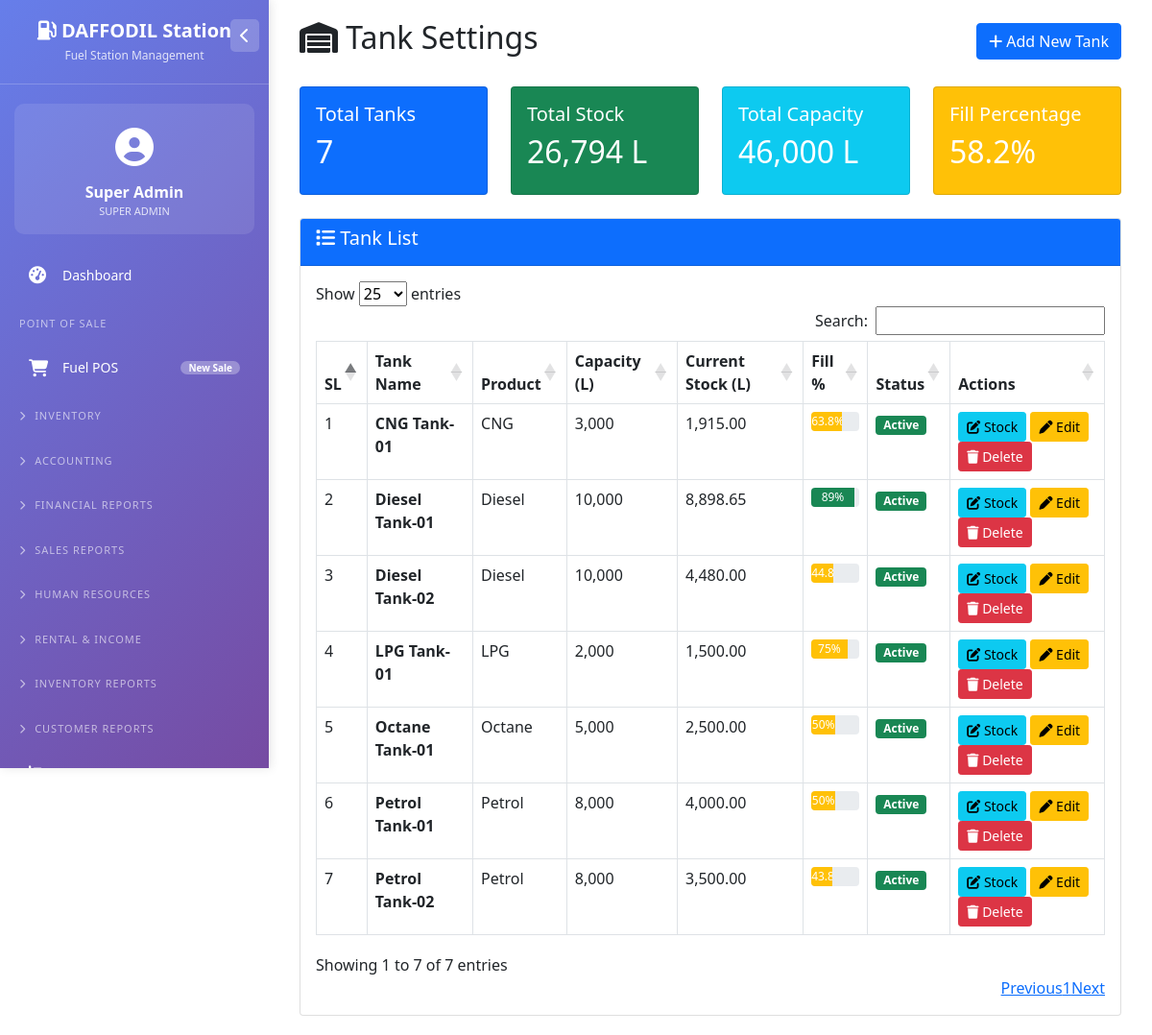
/tank_settings.php (signed in), run on an earlier commit of the app's database.
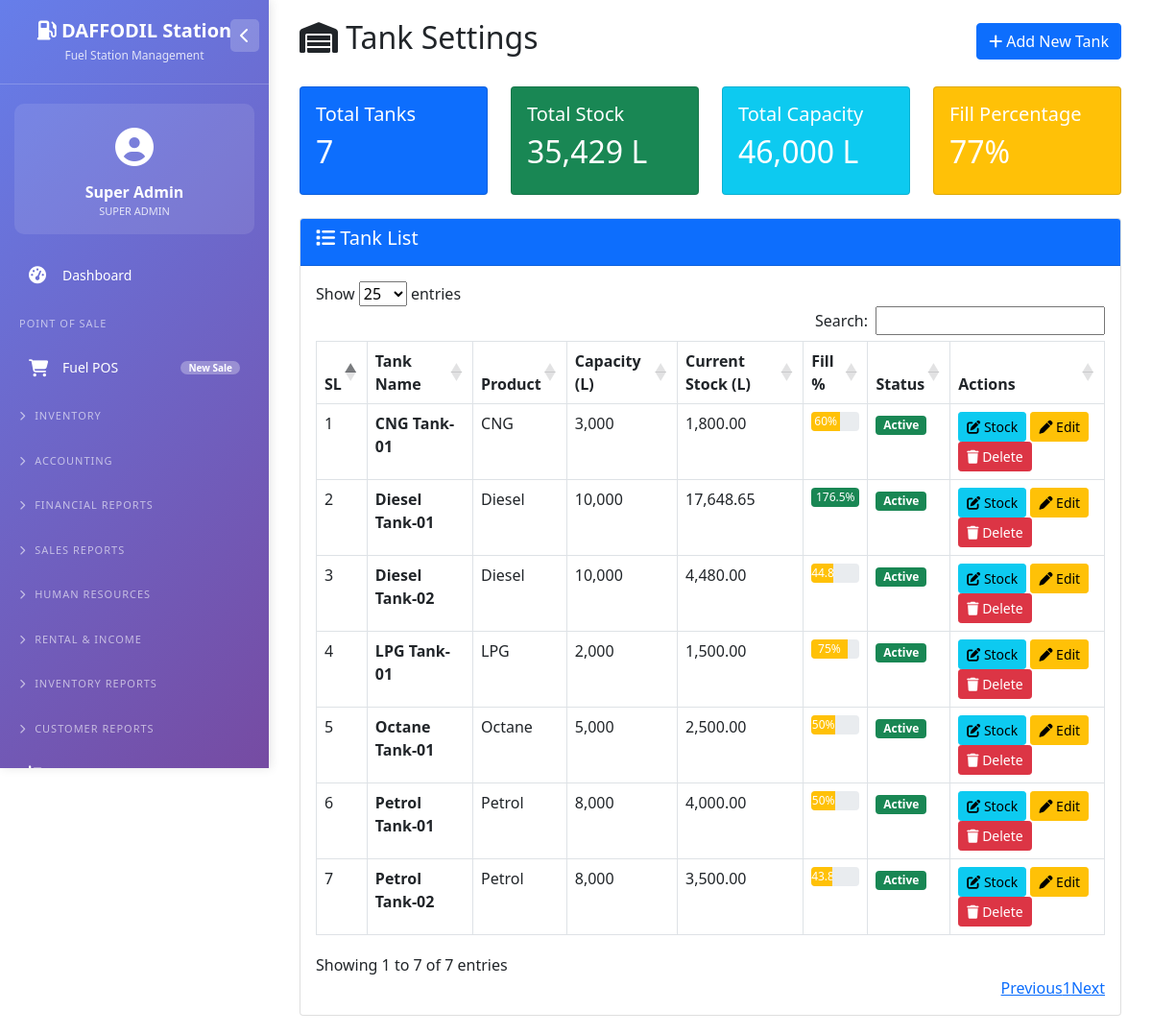
And on a later commit of the database.
### tables this page shows
CREATE TABLE `tanks` (
  `id` int(11) NOT NULL,
  `tank_name` varchar(50) NOT NULL,
  `product_id` int(11) NOT NULL,
  `capacity_liters` decimal(10,2) NOT NULL,
  `current_stock_liters` decimal(10,2) DEFAULT 0.00,
  `calibration_factor` decimal(10,4) DEFAULT 1.0000,
  `is_active` tinyint(1) DEFAULT 1
);

CREATE TABLE `fuel_products` (
  `id` int(11) NOT NULL,
  `product_name` enum('Diesel','Petrol','Octane','CNG','LPG') NOT NULL,
  `unit_price` decimal(10,2) NOT NULL,
  `purchase_rate` decimal(10,2) NOT NULL,
  `vat_percentage` decimal(5,2) DEFAULT 0.00,
  `tax_percentage` decimal(5,2) DEFAULT 0.00,
  `is_active` tinyint(1) DEFAULT 1
);

### tank_settings.php (the view, shortened to what the changed rows need)
<?php
require_once 'config/database.php';
$tanks = $pdo->query("
    SELECT t.*, p.product_name, p.purchase_rate
    FROM tanks t
    JOIN fuel_products p ON t.product_id = p.id
    ORDER BY t.tank_name
")->fetchAll();
?>
<!DOCTYPE html>
<html lang="en">
<head>
    <link href="https://cdn.jsdelivr.net/npm/bootstrap@5.1.3/dist/css/bootstrap.min.css" rel="stylesheet">
    <link rel="stylesheet" href="https://cdnjs.cloudflare.com/ajax/libs/font-awesome/6.4.0/css/all.min.css">
    <link rel="stylesheet" href="https://cdn.datatables.net/1.11.5/css/dataTables.bootstrap5.min.css">
</head>
<body>
    <?php include 'left_menu.php'; ?>
    <div class="main-content">
        <div class="container-fluid">
            <div class="d-flex justify-content-between align-items-center mb-4">
                <h2><i class="fas fa-warehouse"></i> Tank Settings</h2>
            </div>
            <div class="row mb-4">
                <div class="col-md-3">
                    <div class="card text-white bg-primary">
                        <div class="card-body">
                            <h2><?php echo count($tanks); ?></h2>
                        </div>
                    </div>
                </div>
                <div class="col-md-3">
                    <div class="card text-white bg-success">
                        <div class="card-body">
                            <h5>Total Stock</h5>
                            <h2><?php echo number_format(array_sum(array_column($tanks, 'current_stock_liters')), 0); ?> L</h2>
                        </div>
                    </div>
                </div>
                <div class="col-md-3">
                    <div class="card text-white bg-info">
                        <div class="card-body">
                            <h2><?php echo number_format(array_sum(array_column($tanks, 'capacity_liters')), 0); ?> L</h2>
                        </div>
                    </div>
                </div>
                <div class="col-md-3">
                    <div class="card text-white bg-warning">
                        <div class="card-body">
                            <h5>Fill Percentage</h5>
                            <h2><?php
                                $total_stock = array_sum(array_column($tanks, 'current_stock_liters'));
                                $total_capacity = array_sum(array_column($tanks, 'capacity_liters'));
                                $fill_percent = $total_capacity > 0 ? ($total_stock / $total_capacity) * 100 : 0;
                                echo round($fill_percent, 1); ?>%
                            </h2>
                        </div>
                    </div>
                </div>
            </div>
            <div class="card">
                <div class="card-body">
                    <div class="table-responsive">
                        <table class="table table-bordered table-hover" id="tanksTable">
                            <thead>
                                <tr>
                                    <th>SL</th>
                                    <th>Tank Name</th>
                                    <th>Product</th>
                                    <th>Capacity (L)</th>
                                    <th>Current Stock (L)</th>
                                    <th>Fill %</th>
                                    <th>Status</th>
                                    <th>Actions</th>
                                </tr>
                            </thead>
                            <tbody>
                                <?php $sl=1; foreach($tanks as $t):
                                    $fill_percent = ($t['current_stock_liters'] / $t['capacity_liters']) * 100;
                                    $bar_color = $fill_percent < 20 ? 'bg-danger' : ($fill_percent > 80 ? 'bg-success' : 'bg-warning');
                                ?>
                                <tr>
                                    <td><?php echo $sl++; ?></td>
                                    <td><strong><?php echo $t['tank_name']; ?></strong></td>
                                    <td><?php echo $t['product_name']; ?></td>
                                    <td><?php echo number_format($t['capacity_liters'], 0); ?></td>
                                    <td><?php echo number_format($t['current_stock_liters'], 2); ?></td>
                                    <td>
                                        <div class="progress" style="height: 20px;">
                                            <div class="progress-bar <?php echo $bar_color; ?>" style="width: <?php echo $fill_percent; ?>%">
                                                <?php echo round($fill_percent, 1); ?>%
                                            </div>
                                        </div>
                                    </td>
                                    <td>
                                        <?php if($t['is_active']): ?>
                                            <span class="badge bg-success">Active</span>
                                        <?php else: ?>
                                            <span class="badge bg-danger">Inactive</span>
                                        <?php endif; ?>
                                    </td>
                                    <td>
                                        <button class="btn btn-sm btn-info" onclick="updateStock(<?php echo $t['id']; ?>, '<?php echo $t['tank_name']; ?>', <?php echo $t['current_stock_liters']; ?>)">
                                            <i class="fas fa-edit"></i> Stock
                                        </button>
                                        <button class="btn btn-sm btn-warning" onclick="editTank(<?php echo $t['id']; ?>, '<?php echo $t['tank_name']; ?>', <?php echo $t['product_id']; ?>, <?php echo $t['capacity_liters']; ?>, <?php echo $t['calibration_factor']; ?>)">
                                            <i class="fas fa-pen"></i> Edit
                                        </button>
                                        <a href="?delete_id=<?php echo $t['id']; ?>" class="btn btn-sm btn-danger" onclick="return confirm('Delete this tank?')">
                                            <i class="fas fa-trash"></i> Delete
                                        </a>
                                    </td>
                                </tr>
                                <?php endforeach; ?>
                            </tbody>
                        </table>
                    </div>
                </div>
            </div>
        </div>
    </div>
</body>
</html>

What changed in the data, as far as the page shows it:
changed tanks "CNG Tank-01": current_stock_liters "1,915.00" → "1,800.00"; fill_percent "63.8" → "60"
changed tanks "Diesel Tank-01": current_stock_liters "8,898.65" → "17,648.65"; fill_percent "89" → "176.5"
Also different on the page:
array_sum(array_column($tanks, 'current_stock_liters')): "26,794" → "35,429"
$fill_percent: "58.2" → "77"
